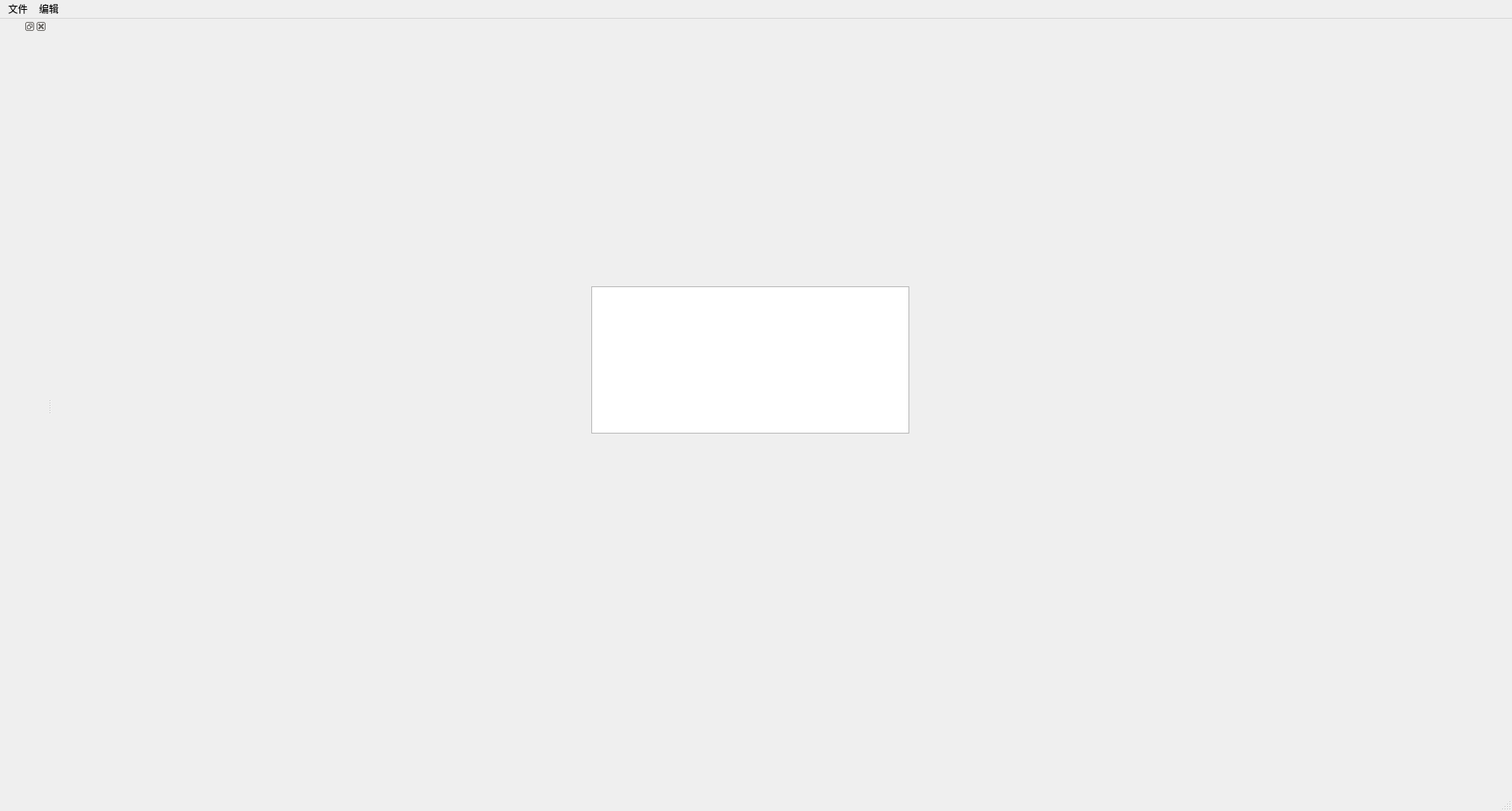
<?xml version="1.0" encoding="UTF-8"?>
<ui version="4.0">
 <class>MainWindow</class>
 <widget class="QMainWindow" name="MainWindow">
  <property name="geometry">
   <rect>
    <x>0</x>
    <y>0</y>
    <width>1859</width>
    <height>997</height>
   </rect>
  </property>
  <property name="windowTitle">
   <string>MainWindow</string>
  </property>
  <widget class="QWidget" name="centralwidget">
   <widget class="QTextEdit" name="textEdit">
    <property name="geometry">
     <rect>
      <x>663</x>
      <y>329</y>
      <width>391</width>
      <height>181</height>
     </rect>
    </property>
   </widget>
  </widget>
  <widget class="QMenuBar" name="menubar">
   <property name="geometry">
    <rect>
     <x>0</x>
     <y>0</y>
     <width>1859</width>
     <height>28</height>
    </rect>
   </property>
   <widget class="QMenu" name="menuFile">
    <property name="title">
     <string>文件</string>
    </property>
    <addaction name="separator"/>
    <addaction name="actionnew"/>
    <addaction name="actionopen"/>
   </widget>
   <widget class="QMenu" name="menuEdit">
    <property name="title">
     <string>编辑</string>
    </property>
   </widget>
   <addaction name="menuFile"/>
   <addaction name="menuEdit"/>
  </widget>
  <widget class="QStatusBar" name="statusbar"/>
  <widget class="QDockWidget" name="dockWidget">
   <property name="allowedAreas">
    <set>Qt::BottomDockWidgetArea|Qt::TopDockWidgetArea</set>
   </property>
   <attribute name="dockWidgetArea">
    <number>1</number>
   </attribute>
   <widget class="QWidget" name="dockWidgetContents"/>
  </widget>
  <action name="actionnew">
   <property name="text">
    <string>新建</string>
   </property>
  </action>
  <action name="actionopen">
   <property name="text">
    <string>打开</string>
   </property>
  </action>
 </widget>
 <resources/>
 <connections/>
</ui>
